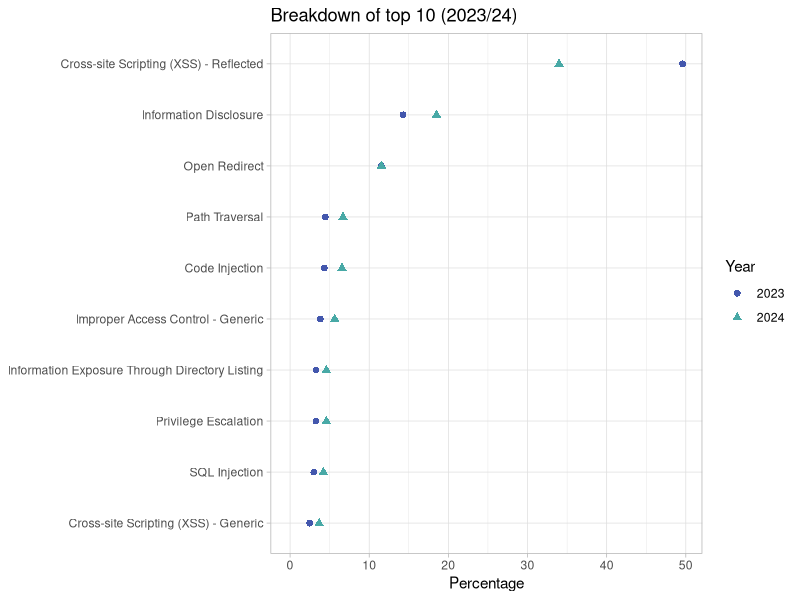

R code for this plot:
## ---- chunk 1
library(tidyverse)
## ---- chunk 2
dat <- read.csv(
  text = "let	year_2023	vulnerability	year_2024
A.	49.61	Cross-site Scripting (XSS) - Reflected	33.99
B.	14.27	Information Disclosure	18.50
C.	11.52	Open Redirect	11.55
D.	4.45	Path Traversal	6.69
E.	4.32	Code Injection	6.56
F.	3.80	Improper Access Control - Generic	5.64
G.	3.27	Privilege Escalation	4.59
H.	3.27	Information Exposure Through Directory Listing	4.59
I.	3.01	SQL Injection	4.20
J.	2.49	Cross-site Scripting (XSS) - Generic	3.67",
sep = "\t"
) |>
  select(vulnerability, year_2023, year_2024) |>
  mutate(diff = year_2024 - year_2023)


dat_long <- dat |>
  select(-diff) |>
  pivot_longer(
    cols = starts_with("year_"),
    names_prefix = "year_",
    names_to = "year",
    values_to = "perc"
  ) |>
  mutate(vulnerability = as_factor(vulnerability))
dat_long
## ---- chunk 3
sorted <- dat_long |>
  filter(year == "2024") |>
  arrange(perc)
## ---- chunk 4
dat_long <- dat_long |>
  mutate(vulnerability = factor(vulnerability, levels = sorted$vulnerability))
## ---- chunk 5
dat_long |>
  ggplot() +
  aes(y = vulnerability, x = perc, shape = year, colour = year) +
  geom_point(size = 2) +
  labs(
    y = NULL,
    shape = "Year",
    colour = "Year",
    x = "Percentage",
    title = "Breakdown of top 10 (2023/24)"
  ) +
  theme_light() +
  scale_colour_manual(values=c("#4357ad", "#48A9A6")) +
  xlim(0, NA)
